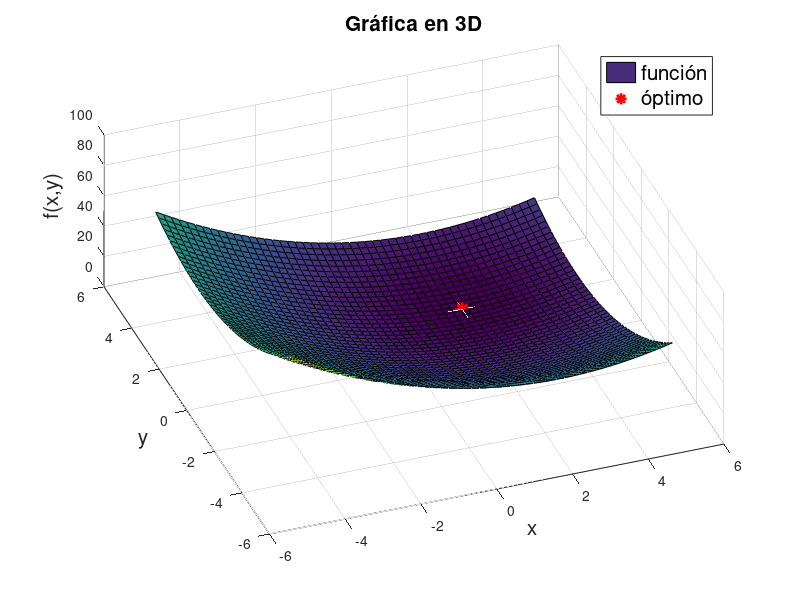
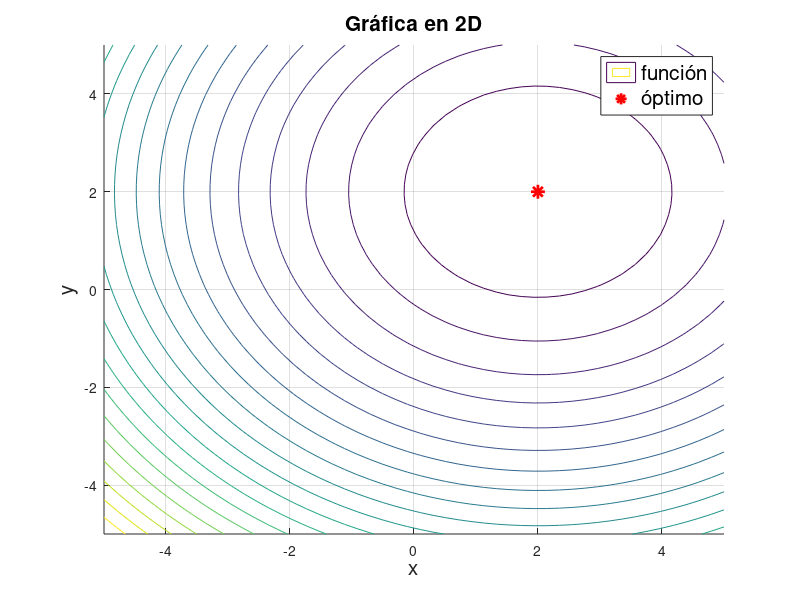
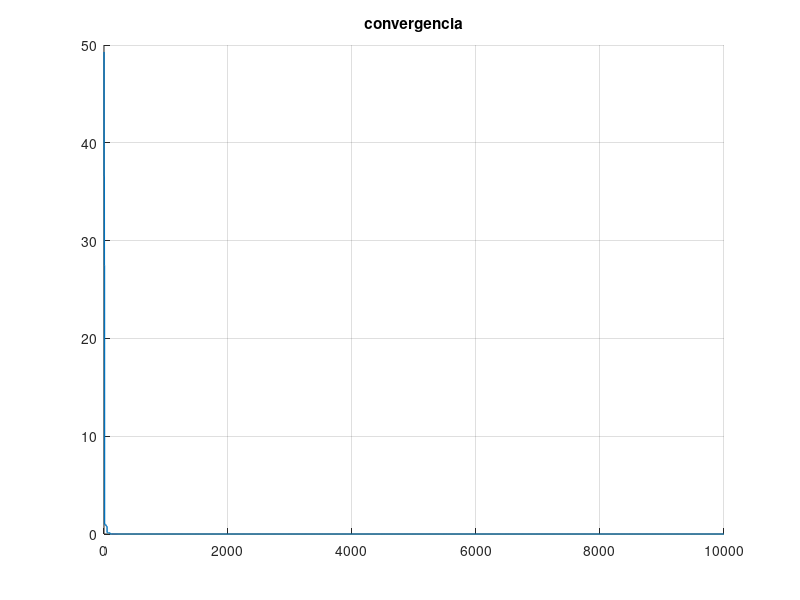

Here is the MATLAB script that generated these plots, in order:
clear
close all
clc 

%f = @(x,y) x.*exp(-x.^2-y.^2); % funcion objetivo
f = @(x,y) (x-2).^2+(y-2).^2; % funcion objetivo 2
x_lim = linspace(-5,5,50); % límites para eje x, -5 es inferior, 5 es superior, con 50 puntos
y_lim = linspace(-5,5,50); % límites para eje y, -5 es inferior, 5 es superior, con 50 puntos
[x1,y1] = meshgrid(x_lim,y_lim); % creamos una rejilla de puntos (x,y) para crear el plot

x0=[-5 -5]';
xu=[5 5]';
xl=[-5 -5]';
D=2;
N=10000;
conv=zeros([1 N]);
for i=1:N
    y=x0;
    j=randi([1 D]);
    y(j)=xl(j)+(xu(j)-xl(j)).*rand();
    if f(y(1), y(2))< f(x0(1), x0(2))
        x0=y;
    end
    conv(i)=f(x0(1),x0(2));
end
disp(["f(x,y)=" num2str(f(x0(1),x0(2)))])
disp(["x=" x0(1)])
disp(["y=" x0(2)])
z=f(x1,y1);

figure
hold on
grid on

surf(x1,y1,z) % plot de la rejilla en 3D
plot3(x0(1),x0(2),f(x0(1),x0(2)),'r*','LineWidth',2,'MarkerSize',10) % plot del minimo encontrado
%la solucion se plotea en las coordenadas que resulten de la iteracion en
%el vector x0
legend({'función','óptimo'},'FontSize',15)

title('Gráfica en 3D','FontSize',15)
xlabel('x','FontSize',15)
ylabel('y','FontSize',15)
zlabel('f(x,y)','FontSize',15)
view([-20,60]) % estos valores definen la vista 3D del plot


figure
hold on
grid on

contour(x1,y1,z,20) % plot de la rejilla en 2D
plot(x0(1),x0(2),'r*','LineWidth',2,'MarkerSize',10) % % plot del minimo encontrado
%la solucion se plotea en las coordenadas que resulten de la iteracion en
%el vector x0 pero ahora en 2D
legend({'función','óptimo'},'FontSize',15)

title('Gráfica en 2D','FontSize',15)
xlabel('x','FontSize',15)
ylabel('y','FontSize',15)

%convergencia
figure
hold on
grid on
plot(conv,'LineWidth',1);
xlim([0 N]);
title("convergencia")
